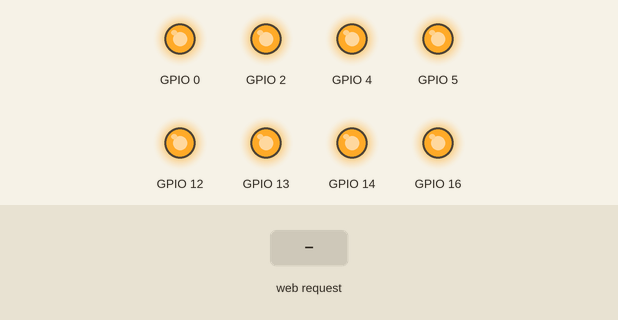
A sketch run on a simulated ESP8266 (NodeMCU). Shown: output pins drawn as LEDs (lit = HIGH). The inputs (shaded band) are chosen by the test bench. WiFi joins after 1.5 s; servers stay silent unless stated; EEPROM starts erased.

Above: at 4.7 s.
4.8 s: HTTP request GET /socket1On received
At 5.7 s:
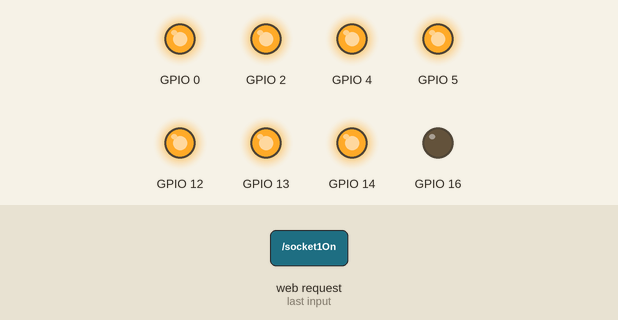
6.3 s: HTTP request GET /socket2On received
At 6.8 s:
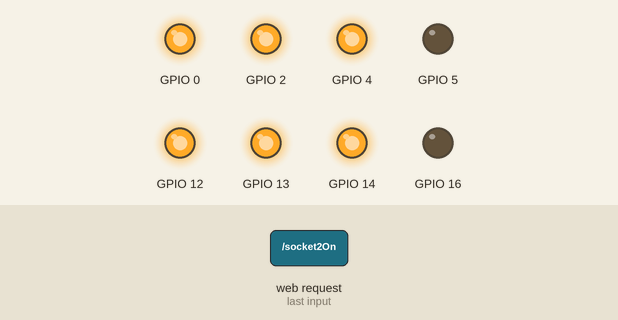
7.8 s: HTTP request GET /socket1Off received
At 9.0 s:
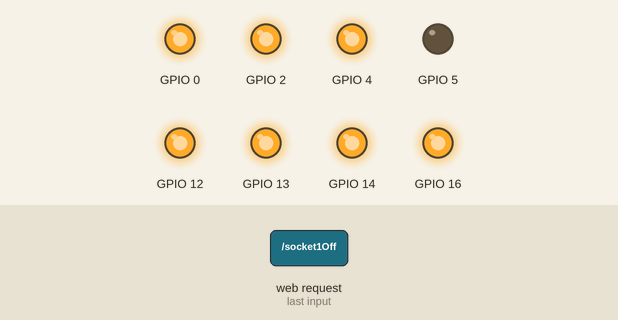
9.3 s: HTTP request GET /socket3On received
At 10.3 s:
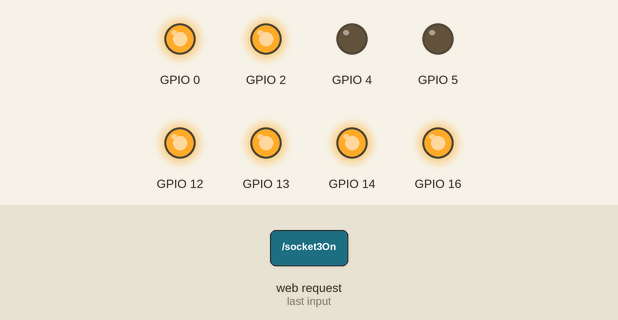
10.8 s: HTTP request GET /socket2Off received
At 11.4 s:
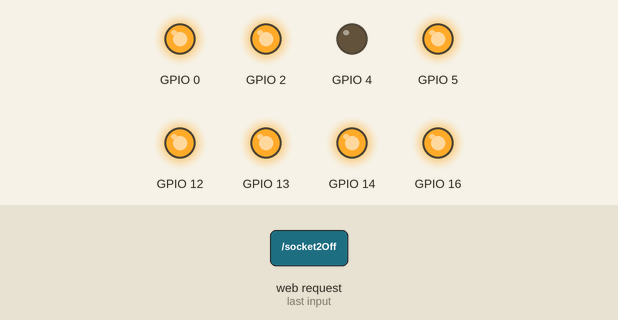
12.3 s: HTTP request GET /socket4On received
At 12.6 s:
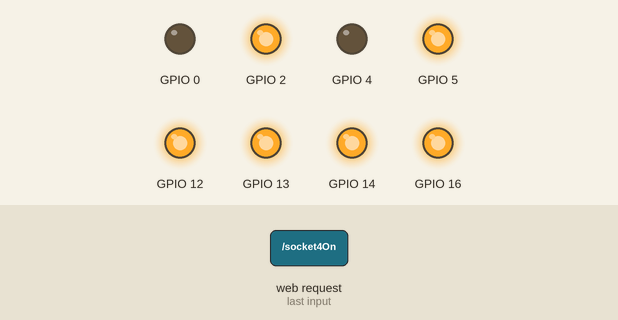
Timing chart, 0 to 14.8 s (numbered marks = the images above; inputs shaded):
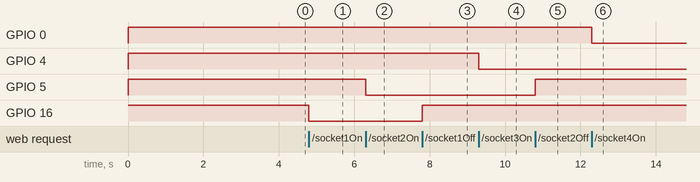

The sketch:

WebServer_con_8_salidas__matrix__+_WifiManager_+_DuckDNS.ino
```cpp
#include <ESP8266WiFi.h>          //https://github.com/esp8266/Arduino
#include <DNSServer.h>
#include <ESP8266WebServer.h>
#include <WiFiManager.h>         //https://github.com/tzapu/WiFiManager
#include <EasyDDNS.h>
#include <EEPROM.h>

ESP8266WebServer server(80);

String mainPage = "";
String setupPage = "";

/////////////////////////////////////////////////////////////
void setup(void){
  EEPROM.begin(512);
  // preparing GPIOs
  pinMode(16, OUTPUT);
  pinMode(5, OUTPUT);
  pinMode(4, OUTPUT);
  pinMode(0, OUTPUT);
  pinMode(2, OUTPUT);
  pinMode(14, OUTPUT);
  pinMode(12, OUTPUT);
  pinMode(13, OUTPUT);
  init_outs();

WiFi.hostname("reef-controller");
WiFiManager wifiManager;
wifiManager.autoConnect("REEF Setup (IP: 192.168.4.1)");// se desborda y no pone el nombre
//wifiManager.autoConnect("REEF Controller Setup");

mainPage += "<!DOCTYPE html>";
mainPage += "<html lang='en'>";
mainPage += "<head>";
mainPage += "  <title>REEF Controller</title>";
mainPage += "  <meta charset='utf-8'>";
mainPage += "  <meta name='viewport' content='width=device-width, initial-scale=1'>";
mainPage += "  <link href='https://maxcdn.bootstrapcdn.com/bootswatch/3.3.7/darkly/bootstrap.min.css' rel='stylesheet'>        ";
mainPage += "  <script src='https://ajax.googleapis.com/ajax/libs/jquery/3.2.1/jquery.min.js'></script>";
mainPage += "  <script src='https://maxcdn.bootstrapcdn.com/bootstrap/3.3.7/js/bootstrap.min.js'></script>";
mainPage += "</head>";
mainPage += "<body>";
mainPage += "<div class= 'well'>";
mainPage += "    <h1 class ='text-center'>REEF Controller</h1> ";
mainPage += "    <hr>";
mainPage += "    <h3 class ='text-left'>Encender</h3>  ";
mainPage += "    <div class='btn-group-vertical'>";
mainPage += "      <div class='btn-group'>";
mainPage += "        <a href=\'socket1On\'><button type='button' class='btn btn-lg btn-success'>1</button>&nbsp;&nbsp;</a> ";
mainPage += "        <a href=\'socket2On\'><button type='button' class='btn btn-lg btn-success'>2</button>&nbsp;&nbsp;</a>";
mainPage += "        <a href=\'socket3On\'><button type='button' class='btn btn-lg btn-success'>3</button>&nbsp;&nbsp;</a>";
mainPage += "        <a href=\'socket4On\'><button type='button' class='btn btn-lg btn-success'>4</button></a>";
mainPage += "      </div>";
mainPage += "      <h6></h6>";
mainPage += "      <div class='btn-group'>";
mainPage += "        <a href=\'socket5On\'><button type='button' class='btn btn-lg btn-success'>5</button>&nbsp;&nbsp;</a>";
mainPage += "        <a href=\'socket6On\'><button type='button' class='btn btn-lg btn-success'>6</button>&nbsp;&nbsp;</a>";
mainPage += "        <a href=\'socket7On\'><button type='button' class='btn btn-lg btn-success'>7</button>&nbsp;&nbsp;</a>";
mainPage += "        <a href=\'socket8On\'><button type='button' class='btn btn-lg btn-success'>8</button></a>";
mainPage += "      </div>";
mainPage += "    </div>";
mainPage += "    <hr>";
mainPage += "    <h3 class ='text-left'>Apagar</h3>   ";
mainPage += "    <div class='btn-group-vertical'>";
mainPage += "      <div class='btn-group-lg'>";
mainPage += "        <a href=\'socket1Off\'><button type='button' class='btn btn-lg btn-danger'>1</button>&nbsp;&nbsp;</a> ";
mainPage += "        <a href=\'socket2Off\'><button type='button' class='btn btn-lg btn-danger'>2</button>&nbsp;&nbsp;</a>";
mainPage += "        <a href=\'socket3Off\'><button type='button' class='btn btn-lg btn-danger'>3</button>&nbsp;&nbsp;</a>";
mainPage += "        <a href=\'socket4Off\'><button type='button' class='btn btn-lg btn-danger'>4</button></a>";
mainPage += "      </div>";
mainPage += "      <h6></h6>";
mainPage += "      <div class='btn-group-lg'>";
mainPage += "        <a href=\'socket5Off\'><button type='button' class='btn btn-lg btn-danger'>5</button>&nbsp;&nbsp;</a>";
mainPage += "        <a href=\'socket6Off\'><button type='button' class='btn btn-lg btn-danger'>6</button>&nbsp;&nbsp;</a>";
mainPage += "        <a href=\'socket7Off\'><button type='button' class='btn btn-lg btn-danger'>7</button>&nbsp;&nbsp;</a>";
mainPage += "        <a href=\'socket8Off\'><button type='button' class='btn btn-lg btn-danger'>8</button></a>";
mainPage += "      </div>";
mainPage += "    </div>";
mainPage += "    <hr>";
mainPage += "  <h3 class ='text-left'>Todos</h3> ";
mainPage += "      <a href=\'allOn\'><button type='button' class='btn btn-success btn-lg btn-block'>Encender</button></a>";
mainPage += "  <h6 class='text-center'></h6>";
mainPage += "      <a href=\'allOff\'><button type='button' class='btn btn-danger btn-lg btn-block'>Apagar</button></a>";
mainPage += "    <hr>";
mainPage += "  <h4 class='text-center'>www.reefacuario.com</h4>";
mainPage += "    <hr>";
mainPage += "      <a href=\'setup\'><button type='button' class='btn btn-default btn-lg btn-block'>Configurar DNS</button></a>";
mainPage += "</div>";
mainPage += "</body>";
mainPage += "</html>";

setupPage += "<!DOCTYPE html>";
setupPage += "<html lang='en'>";
setupPage += "<head>";
setupPage += "  <title>REEF Controller</title>";
setupPage += "  <meta charset='utf-8'>";
setupPage += "  <meta name='viewport' content='width=device-width, initial-scale=1'>";
setupPage += "  <link href='https://maxcdn.bootstrapcdn.com/bootswatch/3.3.7/darkly/bootstrap.min.css' rel='stylesheet'>        ";
setupPage += "  <script src='https://ajax.googleapis.com/ajax/libs/jquery/3.2.1/jquery.min.js'></script>";
setupPage += "  <script src='https://maxcdn.bootstrapcdn.com/bootstrap/3.3.7/js/bootstrap.min.js'></script>";
setupPage += "</head>";
setupPage += "<body>";
setupPage += "<div class= 'well' 'jumbotron'>";
setupPage += "    <h1 class='text-center'>DNS</h1>";
setupPage += "    <h3></h3>";
setupPage += "    <form action='/' method='GET'>";//aqui esta la clave para enviar a guardar los datos
setupPage += "    <div class='input-group'>";
setupPage += "      <span class='input-group-addon'><i class='glyphicon glyphicon-user'></i></span>";
setupPage += "      <input maxlength='30' type='text' class='form-control' name='domain' placeholder='daniel'>";
setupPage += "      <span class='input-group-addon'>.duckdns.org</i></span>";
setupPage += "    </div>";
setupPage += "        <h3></h3>";
setupPage += "    <div class='input-group'>";
setupPage += "      <span class='input-group-addon'><i class='glyphicon glyphicon-lock'></i></span>";
setupPage += "      <input maxlength='36' class='form-control' name='token' placeholder='token'>";
setupPage += "    </div>";
setupPage += "    <br>";
setupPage += "  <a href=\'/'><button type='submit' class='btn btn-default btn-lg btn-block'>Guardar</button></a>";
//setupPage += "  <a href=\'/'><input type='submit' value='Send'>";
setupPage += "</div>";
setupPage += "</form>";
setupPage += "</body>";
setupPage += "</html>";

   server.on("/", handleSave);
  //////////////////////////////////////////////
  server.on("/socket1On", [](){
    server.send(200, "text/html", mainPage);
    salida_on(1);
    delay(500);
  });
  server.on("/socket1Off", [](){
    server.send(200, "text/html", mainPage);
    salida_off(1);
    delay(500);
  });
  server.on("/socket2On", [](){
    server.send(200, "text/html", mainPage);
    salida_on(2);
    delay(500);
  });
  server.on("/socket2Off", [](){
    server.send(200, "text/html", mainPage);
    salida_off(2);
    delay(500);
  });

  server.on("/socket3On", [](){
    server.send(200, "text/html", mainPage);
    salida_on(3);
    delay(500);
  });
  server.on("/socket3Off", [](){
    server.send(200, "text/html", mainPage);
    salida_off(3);
    delay(500);
  });
  server.on("/socket4On", [](){
    server.send(200, "text/html", mainPage);
    salida_on(4);
    delay(500);
  });
  server.on("/socket4Off", [](){
    server.send(200, "text/html", mainPage);
    salida_off(4);
    delay(500);
  });
    server.on("/socket5On", [](){
    server.send(200, "text/html", mainPage);
    salida_on(5);
    delay(500);
  });
  server.on("/socket5Off", [](){
    server.send(200, "text/html", mainPage);
    salida_off(5);
    delay(500);
  });
    server.on("/socket6On", [](){
    server.send(200, "text/html", mainPage);
    salida_on(6);
    delay(500);
  });
  server.on("/socket6Off", [](){
    server.send(200, "text/html", mainPage);
    salida_off(6);
    delay(500);
  });
    server.on("/socket7On", [](){
    server.send(200, "text/html", mainPage);
    salida_on(7);
    delay(500);
  });
  server.on("/socket7Off", [](){
    server.send(200, "text/html", mainPage);
    salida_off(7);
    delay(500);
  });
    server.on("/socket8On", [](){
    server.send(200, "text/html", mainPage);
    salida_on(8);
    delay(500);
  });
  server.on("/socket8Off", [](){
    server.send(200, "text/html", mainPage);
    salida_off(8);
    delay(500);
  });

  server.on("/allOn", [](){
    server.send(200, "text/html", mainPage);
    salida_on(1);
    salida_on(2);
    salida_on(3);
    salida_on(4);
    salida_on(5);
    salida_on(6);
    salida_on(7);
    salida_on(8);
    delay(500);
  });
  server.on("/allOff", [](){
    server.send(200, "text/html", mainPage);
    salida_off(1);
    salida_off(2);
    salida_off(3);
    salida_off(4);
    salida_off(5);
    salida_off(6);
    salida_off(7);
    salida_off(8);
    delay(500);
  });
  ////////////////////////////////////////////
  //setup page
  server.on("/setup", [](){
    server.send(200, "text/html", setupPage);
  });

  server.begin();
  //DDNS DuckDNS
  EasyDDNS.service("duckdns");    // Enter your DDNS Service Name - "duckdns" / "noip"
  EasyDDNS.client("dajich.duckdns.org","3c08f8d5-d76f-49ac-903a-67486cc1de61");    // Enter ddns Domain & Token | Example - "esp.duckdns.org","1234567"

  String var1 ="REEF Controller (IP: ";
  String var2 = WiFi.localIP().toString();
  String var3 =")";
  String IPstring = var1 + var2 + var3;
  char APshowIP[45] = "";
  IPstring.toCharArray(APshowIP, 45);

  WiFi.softAPdisconnect(true);//desconecta al usuario
  WiFi.mode(WIFI_OFF);//apaga wifi por 3 segundos
  delay(2000);//incrementar este tiempo si acaso no se desconecta del AP de configuracion
  WiFi.softAP(APshowIP, "pass-to-soft-AP");//crea mismo AP pero con seguridad para evitar reconexion abierta en vez de internet local
  WiFi.mode(WIFI_AP_STA);//inicia en modo STA y AP permanentemente
  WiFi.begin();
}

void loop(void){
  EasyDDNS.update(300000); // 1000 = 1 segundo
  server.handleClient();
}

void init_outs(){
    char x = EEPROM.read(0);
    digitalWrite(16, bitRead(x, 0));
    digitalWrite(5, bitRead(x, 1));
    digitalWrite(4, bitRead(x, 2));
    digitalWrite(0, bitRead(x, 3));
    digitalWrite(2, bitRead(x, 4));
    digitalWrite(14, bitRead(x, 5));
    digitalWrite(12, bitRead(x, 6));
    digitalWrite(13, bitRead(x, 7));
}

void salida_on(char pin){
    char x = EEPROM.read(0);
    switch(pin){
      case 1: digitalWrite(16, 0); bitClear(x,0); EEPROM.write(0,x); EEPROM.commit(); break;
      case 2: digitalWrite(5,  0); bitClear(x,1); EEPROM.write(0,x); EEPROM.commit(); break;
      case 3: digitalWrite(4,  0); bitClear(x,2); EEPROM.write(0,x); EEPROM.commit(); break;
      case 4: digitalWrite(0,  0); bitClear(x,3); EEPROM.write(0,x); EEPROM.commit(); break;
      case 5: digitalWrite(2,  0); bitClear(x,4); EEPROM.write(0,x); EEPROM.commit(); break;
      case 6: digitalWrite(14, 0); bitClear(x,5); EEPROM.write(0,x); EEPROM.commit(); break;
      case 7: digitalWrite(12, 0); bitClear(x,6); EEPROM.write(0,x); EEPROM.commit(); break;
      case 8: digitalWrite(13, 0); bitClear(x,7); EEPROM.write(0,x); EEPROM.commit(); break;
      default: break;
    }
}

void salida_off(char pin){
    char x = EEPROM.read(0);
    switch(pin){
      case 1: digitalWrite(16, 1); bitSet(x,0); EEPROM.write(0,x); EEPROM.commit(); break;
      case 2: digitalWrite(5,  1); bitSet(x,1); EEPROM.write(0,x); EEPROM.commit(); break;
      case 3: digitalWrite(4,  1); bitSet(x,2); EEPROM.write(0,x); EEPROM.commit(); break;
      case 4: digitalWrite(0,  1); bitSet(x,3); EEPROM.write(0,x); EEPROM.commit(); break;
      case 5: digitalWrite(2,  1); bitSet(x,4); EEPROM.write(0,x); EEPROM.commit(); break;
      case 6: digitalWrite(14, 1); bitSet(x,5); EEPROM.write(0,x); EEPROM.commit(); break;
      case 7: digitalWrite(12, 1); bitSet(x,6); EEPROM.write(0,x); EEPROM.commit(); break;
      case 8: digitalWrite(13, 1); bitSet(x,7); EEPROM.write(0,x); EEPROM.commit(); break;
      default: break;
    }
}
////////////////////SETUP DNS
void write_EEPROM(String x,int pos)
{
    for(int n=pos;n<x.length()+pos;n++)
    {
      EEPROM.write(n,x[n-pos]);
    }
    EEPROM.commit();
  }

void write_to_Memory(String d,String t)
{
  d+=";";
  write_EEPROM(d,1);
  t+=";";
  write_EEPROM(t,32);
  EEPROM.commit();
  }

void handleSave() {
    if (server.hasArg("domain")&& server.hasArg("token"))
    {//If all form fields contain data call handelSubmit()
    write_to_Memory(String(server.arg("domain")),String(server.arg("token")));
    server.send(200, "text/html", mainPage);
    }
    else
    {//Redisplay the form
    server.send(200, "text/html", mainPage);
    }
}
```

EasyDDNS.h
```cpp
// (licence header left out)
#ifndef EasyDDNS_H
#define EasyDDNS_H

#include "Arduino.h"
#include "stdlib_noniso.h"
#include "ESP8266WiFi.h"
#include "ESP8266HTTPClient.h"

#define HARDWARE "esp8266"

class EasyDDNSClass{
public:
  void service(String ddns_service);
  void client(String ddns_domain, String ddns_username,String ddns_password = "");
  void update(unsigned long ddns_update_interval);

private:
  unsigned long interval;
  unsigned long previousMillis;

  String new_ip;
  String old_ip;
  String update_url;
  String ddns_u;
  String ddns_p;
  String ddns_d;
  String ddns_choice;
};
extern EasyDDNSClass EasyDDNS;
#endif
```

Measured:
- after the input at 4.8 s, GPIO 16: HIGH → LOW at once
- after the input at 6.3 s, GPIO 5: HIGH → LOW at once
- after the input at 7.8 s, GPIO 16: LOW → HIGH at once
- after the input at 9.3 s, GPIO 4: HIGH → LOW at once
- after the input at 10.8 s, GPIO 5: LOW → HIGH at once
- after the input at 12.3 s, GPIO 0: HIGH → LOW at once
